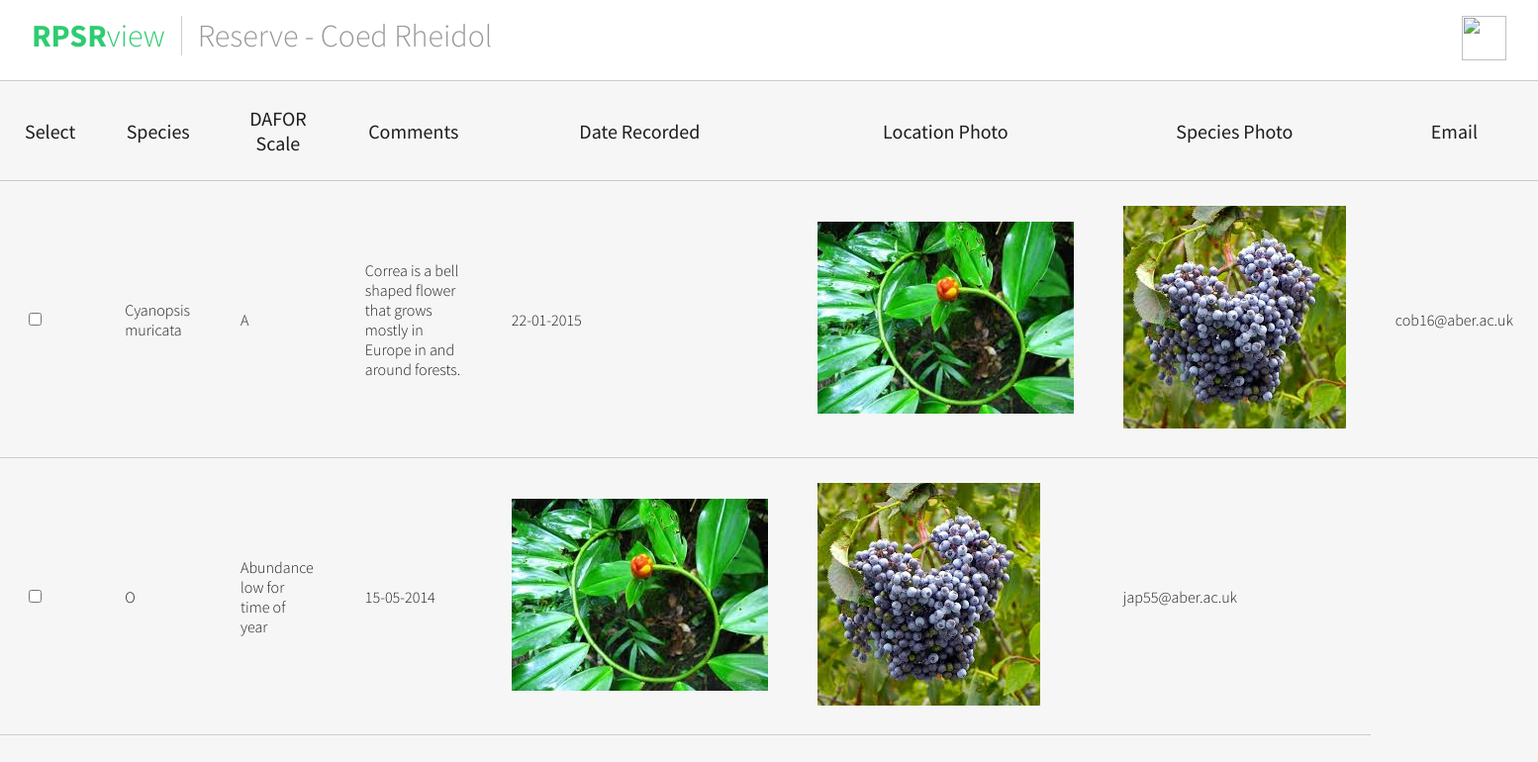
The page /RPSView/public_html/records.php?reserve=5 on the database its author committed.
### tables this page shows
CREATE TABLE IF NOT EXISTS `Reserves` (
`reserve_ID` int(11) NOT NULL,
  `reserve_name` varchar(80) NOT NULL,
  `latitude` int(11) NOT NULL DEFAULT '0',
  `longitude` int(11) NOT NULL DEFAULT '0'
);

CREATE TABLE IF NOT EXISTS `Recordings` (
`ID` int(11) NOT NULL,
  `species` int(11) NOT NULL,
  `DAFOR` char(1) NOT NULL,
  `comments` text,
  `date_recorded` date NOT NULL,
  `photo_path_general` text NOT NULL,
  `photo_path_species` text NOT NULL,
  `Email` varchar(80) NOT NULL,
  `reserve_name` int(11) NOT NULL
);

CREATE TABLE IF NOT EXISTS `Species` (
`species_id` int(11) NOT NULL,
  `Species` varchar(82) NOT NULL,
  `Common Name` varchar(33) DEFAULT NULL
);

### RPSView/public_html/records.php (the view, shortened to what this page needs)
<!DOCTYPE html>
<html>
<head>
		<link rel="stylesheet" type="text/css" href="style221.css" />
</head>
<body>
		<?php
		$reserve_name = (int) $_GET["reserve"];
		$host = 'localhost';
		$user = 'tkek';
		$pass = 'topkek3';
		$database = 'cb-group-project';
		$conn = new mysqli($host, $user, $pass, $database);
		if(!$conn->connect_errno > 0){
			$res = <<<SQL
			SELECT *
			FROM `Recordings`
			WHERE $reserve_name = reserve_name
SQL;
			$dopefish = <<<SQL
			SELECT *
			FROM `Species`
SQL;
			$fishsticks = <<<SQL
			SELECT *
			FROM `Reserves`
SQL;
			if(!$res = $conn->query($res)){
				die('There was an error running the query :)');
			}
			if(!$fishsticks = $conn->query($fishsticks)) {
				die('there was an error running the query :(');
			}
			if(!$dopefish = $conn->query($dopefish)) {
				die('there was an error running the query :(');
			}
		echo '<div class="header">';
			echo '<h1><a href="https://cormacbrady.info/~tkek"><strong>RPSR</strong>view</a></h1>';
			while ($b = $fishsticks->fetch_assoc()) {
						if ($reserve_name == $b["reserve_ID"]) {
							echo '<p>Reserve - ' . ucwords($b["reserve_name"]) . '</p>';
						}
					}
			echo '<a class="gitlogo" href="https://github.com/cob16/cs-221-group-project"> <img src="https://assets-cdn.github.com/images/modules/logos_page/GitHub-Mark.png" height="45" width="45"></a>';
		echo '</div>';
		echo '<div class="container">';
			echo '<table cellpadding="25">';
			echo '<thead>';
			echo '<tr>';
			echo '<th>Select</th>';
			echo '<th>Species</th>';
			echo '<th>DAFOR Scale</th>';
			echo '<th>Comments</th>';
			echo '<th>Date Recorded</th>';
			echo '<th>Location Photo</th>';
			echo '<th>Species Photo</th>';
			echo '<th>Email</th>';
			echo '</tr>';
			while ($a = $res->fetch_assoc()) {
				echo '<tr>';
				echo '<td><input type="checkbox"></td>';
				 $specNumber = $a["species"];
				 while ($c = $dopefish->fetch_assoc()) {
				 	if ($specNumber == $c["species_id"]) {
				 		echo '<td>' . $c["Species"] . '</td>';
				 		break;
				 	}
				 }
				echo '<td>' . $a["DAFOR"] . '</td>';
				echo '<td>' . $a["comments"] . '</td>';
				$fixedDate = date("d-m-Y", strtotime($a["date_recorded"]));
				echo '<td>' . $fixedDate . '</td>';
				echo '<td><img src="' . $a["photo_path_general"] . '"></td>';
				echo '<td><img src="' . $a["photo_path_species"] . '"</td>';
				echo '<td>' . $a["Email"] . '</td>';
				echo '</tr>';
			}
			echo '</table>';
		}
		else
		{
			echo "connection error";
		}
		?>
</div>
</body>
</html>

### RPSView/public_html/style221.css (style rules this page uses)
body { font-family: 'Source Sans Pro', sans-serif; background-color: #F6F6F6; margin-left: 0%; margin-right: 0%; margin-top: 0; }
a { color: #2ecc71; text-decoration: none; }
.header { background: #fff; border-bottom: 1px solid #ccc; padding: 1rem 2rem; text-align: center; overflow: hidden; }
.header h1, .header p { margin: 0; font-size: 2rem; float: left; font-weight: 300; }
.header p { color: #999; font-weight: 300; margin-left: 1rem; padding-left: 1rem; border-left: 1px solid #ccc; }
.gitlogo { float: right; }
table { border-collapse: collapse; margin: 0 auto; }
table td { border-top: solid #ccc; border-width: 1px; border-bottom: solid #ccc; border-width: 1px; overflow: hidden; color: #1e1d1d; font-weight: 300; }
table th { color: #1e1d1d; font-weight: 400; font-size: 1.25rem; }

### rows shown on the page
reserves: reserve_name "Coed Rheidol"
recordings: DAFOR "A", comments "Correa is a bell shaped flower that grows mostly in Europe in and around forests.", date_recorded "22-01-2015", Email "cob16@aber.ac.uk"
species: Species "Cyanopsis muricata"
recordings: DAFOR "O", comments "Abundance low for time of year", date_recorded "15-05-2014", photo_path_general (picture), photo_path_species (picture), Email "jap55@aber.ac.uk"
